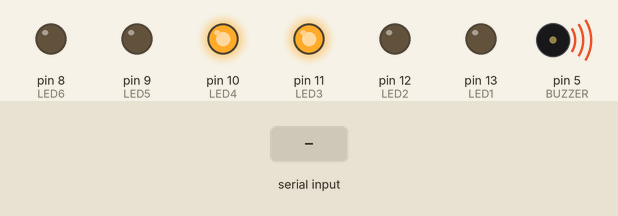
This sketch was run on a simulated Arduino Uno, built with avr-gcc and run on an emulated ATmega328P. On the bench: output pins drawn as LEDs (lit = HIGH), buzzer (waves = sounding). Dashed ring = blinking. The test bench sets the inputs (shaded band).

Above: at 1.2 s.
1.3 s: "2\n" received over Serial
At 1.9 s:
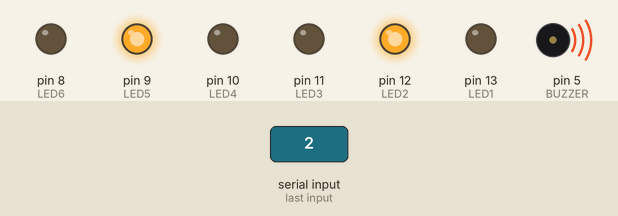
4.3 s: byte 20 (20) received over Serial
At 4.67 s:
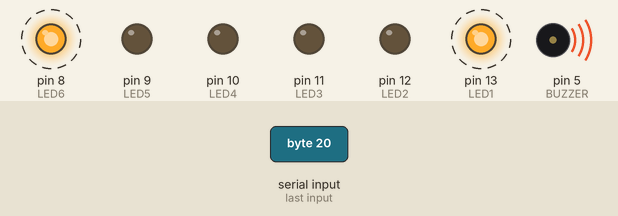
7.3 s: byte 30 (30) received over Serial
At 9.2 s:
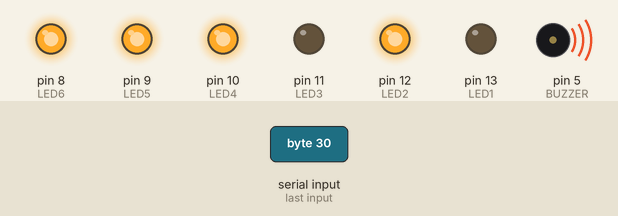
10.3 s: byte 40 (40) received over Serial
13.3 s: byte 60 (60) received over Serial
At 14.45 s:
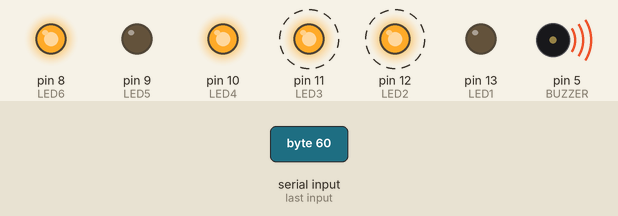
16.3 s: "1\n" received over Serial
Timing chart, 0 to 20.3 s (numbered marks = the images above; inputs shaded):
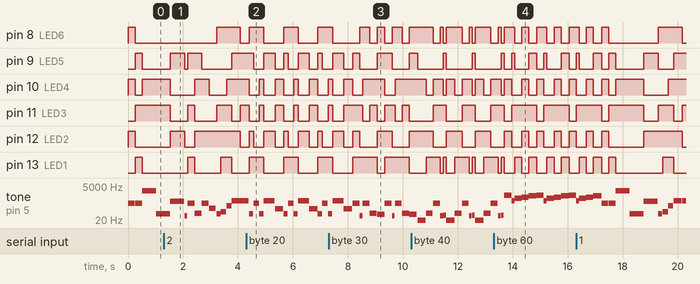

Measured:
- after the input at 13.3 s, pin 12 (LED2): alternates HIGH for 0.26 s and LOW for 0.33 s, starting after 0.65 s
- by itself, pin 12 (LED2): alternates HIGH for 0.57 s and LOW for 0.48 s
- by itself, tone on pin 5 (BUZZER): plays 440 Hz for 0.11 s, 659 Hz for 0.26 s, 830 Hz for 0.26 s, 1046 Hz for 0.30 s, 293 Hz for 0.25 s, 293 Hz for 0.25 s … (14 notes in this stretch)

The sketch:

Final_WIP2.ino
```cpp
const int LED1 = 13;
const int LED2 = 12;
const int LED3 = 11;
const int LED4 = 10;
const int LED5 = 9;
const int LED6 = 8;
const int BUZZER = 5; //buzzer to arduino pin 5
int val = 0; //tracks incoming value from Serial port
int frequency=0; //tracks value to send to piezo
volatile int State;

void setup() {
  pinMode(BUZZER, OUTPUT);
  pinMode(LED1, OUTPUT);
  pinMode(LED2, OUTPUT);
  pinMode(LED3, OUTPUT);
  pinMode(LED4, OUTPUT);
  pinMode(LED5, OUTPUT);
  pinMode(LED6, OUTPUT);
  Serial.begin (9600); //start serial communication at 9600 baud
  pinMode(2, INPUT);
}

void loop() {
  if (Serial.available()) { // If data is available to read
    val = Serial.read(); // read it and store it in val
    delay (10);
  }
    frequency = map (val, 0, 255, 100, 1500);
    //StateReader - Changes the state depending on the value
    if(val == 10){State = 0;}
    else if(val == 20) {State = 1;}
    else if(val == 30) {State = 2;}
    else if(val == 40) {State = 3;}
    else if(val == 50) {State = 4;}
    else if(val == 60) {State = 5;}
    else if(val <= 79) {State = 6;}
    else if(val <= 119){State = 7;}
    else if(val <= 149){State = 8;}
    else if(val <= 179){State = 9;}
    else if(val <= 200){State = 10;}

    //Piezo and LED changes depending on the states
    if(State == 0){
      digitalWrite(LED1, LOW);
      digitalWrite(LED2, HIGH);
      digitalWrite(LED3, HIGH);
      digitalWrite(LED4, LOW);
      digitalWrite(LED5, LOW);
      digitalWrite(LED6, HIGH);
      tone(BUZZER, 55.00, 150);
      delay(160);
      digitalWrite(LED1, HIGH);
      digitalWrite(LED2, HIGH);
      digitalWrite(LED3, HIGH);
      digitalWrite(LED4, LOW);
      digitalWrite(LED5, LOW);
      digitalWrite(LED6, HIGH);
      tone(BUZZER, 77.78, 200);
      delay(210);
      digitalWrite(LED1, HIGH);
      digitalWrite(LED2, HIGH);
      digitalWrite(LED3, HIGH);
      digitalWrite(LED4, HIGH);
      digitalWrite(LED5, LOW);
      digitalWrite(LED6, HIGH);
      tone(BUZZER, 207.65, 180);
      delay(190);
      digitalWrite(LED1, LOW);
      digitalWrite(LED2, HIGH);
      digitalWrite(LED3, LOW);
      digitalWrite(LED4, HIGH);
      digitalWrite(LED5, HIGH);
      digitalWrite(LED6, HIGH);
      tone(BUZZER, 440.00, 300);
      delay(310);
      digitalWrite(LED1, LOW);
      digitalWrite(LED2, LOW);
      digitalWrite(LED3, HIGH);
      digitalWrite(LED4, HIGH);
      digitalWrite(LED5, HIGH);
      digitalWrite(LED6, LOW);
      tone(BUZZER, 440.00, 300);
      delay(310);
    }
    else if(State == 1){
      digitalWrite(LED1, HIGH);
      digitalWrite(LED2, HIGH);
      digitalWrite(LED3, LOW);
      digitalWrite(LED4, LOW);
      digitalWrite(LED5, HIGH);
      digitalWrite(LED6, HIGH);
      tone(BUZZER, 55.00, 150);
      delay(160);
      digitalWrite(LED1, HIGH);
      digitalWrite(LED2, LOW);
      digitalWrite(LED3, LOW);
      digitalWrite(LED4, LOW);
      digitalWrite(LED5, LOW);
      digitalWrite(LED6, HIGH);
      tone(BUZZER, 293.665, 200);
      delay(210);
      digitalWrite(LED1, HIGH);
      digitalWrite(LED2, LOW);
      digitalWrite(LED3, HIGH);
      digitalWrite(LED4, HIGH);
      digitalWrite(LED5, LOW);
      digitalWrite(LED6, HIGH);
      tone(BUZZER, 55.00, 150);
      delay(160);
      digitalWrite(LED1, LOW);
      digitalWrite(LED2, HIGH);
      digitalWrite(LED3, LOW);
      digitalWrite(LED4, LOW);
      digitalWrite(LED5, HIGH);
      digitalWrite(LED6, LOW);
      tone(BUZZER, 440.00, 400);
      delay(410);
      digitalWrite(LED1, LOW);
      digitalWrite(LED2, LOW);
      digitalWrite(LED3, HIGH);
      digitalWrite(LED4, HIGH);
      digitalWrite(LED5, LOW);
      digitalWrite(LED6, LOW);
      tone(BUZZER, 123.47, 300);
      delay(310);
    }
    if(State == 2){
      digitalWrite(LED1, HIGH);
      digitalWrite(LED2, HIGH);
      digitalWrite(LED3, HIGH);
      digitalWrite(LED4, LOW);
      digitalWrite(LED5, HIGH);
      digitalWrite(LED6, LOW);
      tone(BUZZER, 293.665, 250);
      delay(260);
      digitalWrite(LED1, HIGH);
      digitalWrite(LED2, LOW);
      digitalWrite(LED3, HIGH);
      digitalWrite(LED4, LOW);
      digitalWrite(LED5, LOW);
      digitalWrite(LED6, HIGH);
      tone(BUZZER, 41.20, 100);
      delay(110);
      digitalWrite(LED1, HIGH);
      digitalWrite(LED2, LOW);
      digitalWrite(LED3, LOW);
      digitalWrite(LED4, HIGH);
      digitalWrite(LED5, LOW);
      digitalWrite(LED6, HIGH);
      tone(BUZZER, 293.665, 250);
      delay(260);
      digitalWrite(LED1, HIGH);
      digitalWrite(LED2, LOW);
      digitalWrite(LED3, HIGH);
      digitalWrite(LED4, HIGH);
      digitalWrite(LED5, LOW);
      digitalWrite(LED6, LOW);
      tone(BUZZER, 61.74, 250);
      delay(260);
      digitalWrite(LED1, LOW);
      digitalWrite(LED2, HIGH);
      digitalWrite(LED3, LOW);
      digitalWrite(LED4, HIGH);
      digitalWrite(LED5, HIGH);
      digitalWrite(LED6, HIGH);
      tone(BUZZER, 49.00, 275);
      delay(285);

    }
    if(State == 3){
      digitalWrite(LED1, LOW);
      digitalWrite(LED2, HIGH);
      digitalWrite(LED3, LOW);
      digitalWrite(LED4, HIGH);
      digitalWrite(LED5, LOW);
      digitalWrite(LED6, HIGH);
      tone(BUZZER, 19.45, 300);
      delay(310);
      digitalWrite(LED1, HIGH);
      digitalWrite(LED2, HIGH);
      digitalWrite(LED3, LOW);
      digitalWrite(LED4, LOW);
      digitalWrite(LED5, LOW);
      digitalWrite(LED6, HIGH);
      tone(BUZZER, 61.74, 250);
      delay(260);
      digitalWrite(LED1, HIGH);
      digitalWrite(LED2, LOW);
      digitalWrite(LED3, HIGH);
      digitalWrite(LED4, HIGH);
      digitalWrite(LED5, LOW);
      digitalWrite(LED6, LOW);
      tone(BUZZER, 293.665, 250);
      delay(260);
      digitalWrite(LED1, LOW);
      digitalWrite(LED2, LOW);
      digitalWrite(LED3, HIGH);
      digitalWrite(LED4, HIGH);
      digitalWrite(LED5, LOW);
      digitalWrite(LED6, HIGH);
      tone(BUZZER, 41.20, 100);
      delay(110);
      digitalWrite(LED1, HIGH);
      digitalWrite(LED2, LOW);
      digitalWrite(LED3, HIGH);
      digitalWrite(LED4, LOW);
      digitalWrite(LED5, HIGH);
      digitalWrite(LED6, LOW);
      tone(BUZZER, 43.65, 100);
      delay(110);

    }
    if(State == 4){
      digitalWrite(LED1, LOW);
      digitalWrite(LED2, LOW);
      digitalWrite(LED3, LOW);
      digitalWrite(LED4, LOW);
      digitalWrite(LED5, LOW);
      digitalWrite(LED6, LOW);
      tone(BUZZER, 41.20, 100);
      delay(110);
      digitalWrite(LED1, HIGH);
      digitalWrite(LED2, LOW);
      digitalWrite(LED3, HIGH);
      digitalWrite(LED4, LOW);
      digitalWrite(LED5, HIGH);
      digitalWrite(LED6, LOW);
      tone(BUZZER, 293.665, 250);
      delay(260);
      digitalWrite(LED1, LOW);
      digitalWrite(LED2, HIGH);
      digitalWrite(LED3, LOW);
      digitalWrite(LED4, HIGH);
      digitalWrite(LED5, HIGH);
      digitalWrite(LED6, LOW);
      tone(BUZZER, 61.74, 250);
      delay(260);
      digitalWrite(LED1, LOW);
      digitalWrite(LED2, HIGH);
      digitalWrite(LED3, LOW);
      digitalWrite(LED4, HIGH);
      digitalWrite(LED5, LOW);
      digitalWrite(LED6, LOW);
      tone(BUZZER, 293.665, 250);
      delay(260);
      digitalWrite(LED1, LOW);
      digitalWrite(LED2, HIGH);
      digitalWrite(LED3, LOW);
      digitalWrite(LED4, LOW);
      digitalWrite(LED5, LOW);
      digitalWrite(LED6, LOW);
      tone(BUZZER, 130.81, 250);
      delay(260);

    }
    if(State == 5){
      digitalWrite(LED1, LOW);
      digitalWrite(LED2, HIGH);
      digitalWrite(LED3, LOW);
      digitalWrite(LED4, HIGH);
      digitalWrite(LED5, LOW);
      digitalWrite(LED6, HIGH);
      tone(BUZZER, 1108.73, 500);
      delay(260);
      digitalWrite(LED1, LOW);
      digitalWrite(LED2, LOW);
      digitalWrite(LED3, HIGH);
      digitalWrite(LED4, LOW);
      digitalWrite(LED5, HIGH);
      digitalWrite(LED6, HIGH);
      tone(BUZZER, 440.00, 250);
      delay(110);
      digitalWrite(LED1, HIGH);
      digitalWrite(LED2, LOW);
      digitalWrite(LED3, HIGH);
      digitalWrite(LED4, LOW);
      digitalWrite(LED5, LOW);
      digitalWrite(LED6, LOW);
      tone(BUZZER, 659.25, 300);
      delay(260);
      digitalWrite(LED1, LOW);
      digitalWrite(LED2, HIGH);
      digitalWrite(LED3, HIGH);
      digitalWrite(LED4, HIGH);
      digitalWrite(LED5, LOW);
      digitalWrite(LED6, HIGH);
      tone(BUZZER, 830.61, 275);
      delay(260);
      digitalWrite(LED1, HIGH);
      digitalWrite(LED2, LOW);
      digitalWrite(LED3, HIGH);
      digitalWrite(LED4, LOW);
      digitalWrite(LED5, HIGH);
      digitalWrite(LED6, LOW);
      tone(BUZZER, 1046.50, 325);
      delay(285);

    }
    if(State == 6){
      digitalWrite(LED1, LOW);
      digitalWrite(LED2, HIGH);
      digitalWrite(LED3, LOW);
      digitalWrite(LED4, HIGH);
      digitalWrite(LED5, LOW);
      digitalWrite(LED6, HIGH);
      tone(BUZZER, 293.665, 250);//d
      delay(260);
      digitalWrite(LED1, HIGH);
      digitalWrite(LED2, LOW);
      digitalWrite(LED3, HIGH);
      digitalWrite(LED4, LOW);
      digitalWrite(LED5, HIGH);
      digitalWrite(LED6, LOW);
      tone(BUZZER, 293.665, 250);
      delay(260);
      digitalWrite(LED1, LOW);
      digitalWrite(LED2, LOW);
      digitalWrite(LED3, HIGH);
      digitalWrite(LED4, HIGH);
      digitalWrite(LED5, LOW);
      digitalWrite(LED6, LOW);
      tone(BUZZER, 2349.32, 500);//d7
      delay(510);
      digitalWrite(LED1, LOW);
      digitalWrite(LED2, LOW);
      digitalWrite(LED3, HIGH);
      digitalWrite(LED4, HIGH);
      digitalWrite(LED5, LOW);
      digitalWrite(LED6, LOW);
      tone(BUZZER, 55.00 , 500);//a
      delay(510);
      digitalWrite(LED1, LOW);
      digitalWrite(LED2, HIGH);
      digitalWrite(LED3, LOW);
      digitalWrite(LED4, LOW);
      digitalWrite(LED5, HIGH);
      digitalWrite(LED6, LOW);
      tone(BUZZER, 415.305 , 500);//g#
      delay(510);

    }
    if(State == 7){
      digitalWrite(LED1, LOW);
      digitalWrite(LED2, LOW);
      digitalWrite(LED3, HIGH);
      digitalWrite(LED4, HIGH);
      digitalWrite(LED5, LOW);
      digitalWrite(LED6, LOW);
      tone(BUZZER, 415.305 , 500);//g
      delay(510);
      digitalWrite(LED1, HIGH);
      digitalWrite(LED2, LOW);
      digitalWrite(LED3, HIGH);
      digitalWrite(LED4, HIGH);
      digitalWrite(LED5, HIGH);
      digitalWrite(LED6, LOW);
      tone(BUZZER, 43.65 , 500);//f
      delay(510);
      digitalWrite(LED1, HIGH);
      digitalWrite(LED2, HIGH);
      digitalWrite(LED3, LOW);
      digitalWrite(LED4, HIGH);
      digitalWrite(LED5, HIGH);
      digitalWrite(LED6, LOW);
      tone(BUZZER, 293.665, 250);
      delay(260);
      digitalWrite(LED1, HIGH);
      digitalWrite(LED2, LOW);
      digitalWrite(LED3, HIGH);
      digitalWrite(LED4, LOW);
      digitalWrite(LED5, HIGH);
      digitalWrite(LED6, HIGH);
      tone(BUZZER, 43.65 , 250);
      delay(260);
      digitalWrite(LED1, HIGH);
      digitalWrite(LED2, HIGH);
      digitalWrite(LED3, LOW);
      digitalWrite(LED4, HIGH);
      digitalWrite(LED5, LOW);
      digitalWrite(LED6, LOW);
      tone(BUZZER, 415.305 , 250);
      delay(260);

    }
    if(State == 8){
      digitalWrite(LED1, LOW);
      digitalWrite(LED2, LOW);
      digitalWrite(LED3, HIGH);
      digitalWrite(LED4, HIGH);
      digitalWrite(LED5, HIGH);
      digitalWrite(LED6, LOW);
      tone(BUZZER, 261.63 , 250);
      delay(260);
      digitalWrite(LED1, LOW);
      digitalWrite(LED2, HIGH);
      digitalWrite(LED3, HIGH);
      digitalWrite(LED4, LOW);
      digitalWrite(LED5, HIGH);
      digitalWrite(LED6, LOW);
      tone(BUZZER, 261.63 , 250);
      delay(260);
      digitalWrite(LED1, LOW);
      digitalWrite(LED2, HIGH);
      digitalWrite(LED3, HIGH);
      digitalWrite(LED4, HIGH);
      digitalWrite(LED5, LOW);
      digitalWrite(LED6, LOW);
      tone(BUZZER, 2349.32, 500);
      delay(260);
      digitalWrite(LED1, LOW);
      digitalWrite(LED2, HIGH);
      digitalWrite(LED3, LOW);
      digitalWrite(LED4, HIGH);
      digitalWrite(LED5, LOW);
      digitalWrite(LED6, HIGH);
      tone(BUZZER, 55.00 , 500);
      delay(510);
      digitalWrite(LED1, LOW);
      digitalWrite(LED2, LOW);
      digitalWrite(LED3, HIGH);
      digitalWrite(LED4, HIGH);
      digitalWrite(LED5, LOW);
      digitalWrite(LED6, HIGH);
      tone(BUZZER, 415.305 , 500);//g#
      delay(510);

    }
    if(State == 9){
      digitalWrite(LED1, LOW);
      digitalWrite(LED2, HIGH);
      digitalWrite(LED3, HIGH);
      digitalWrite(LED4, HIGH);
      digitalWrite(LED5, HIGH);
      digitalWrite(LED6, LOW);
      tone(BUZZER, 415.305 , 500);//g
      delay(510);
      digitalWrite(LED1, HIGH);
      digitalWrite(LED2, HIGH);
      digitalWrite(LED3, LOW);
      digitalWrite(LED4, LOW);
      digitalWrite(LED5, HIGH);
      digitalWrite(LED6, HIGH);
      tone(BUZZER, 43.65 , 500);//f
      delay(260);
      digitalWrite(LED1, HIGH);
      digitalWrite(LED2, HIGH);
      digitalWrite(LED3, HIGH);
      digitalWrite(LED4, HIGH);
      digitalWrite(LED5, HIGH);
      digitalWrite(LED6, HIGH);
      tone(BUZZER, 293.665, 250);
      delay(260);
      digitalWrite(LED1, LOW);
      digitalWrite(LED2, LOW);
      digitalWrite(LED3, HIGH);
      digitalWrite(LED4, HIGH);
      digitalWrite(LED5, LOW);
      digitalWrite(LED6, HIGH);
      tone(BUZZER, 43.65 , 250);
      delay(260);
      digitalWrite(LED1, HIGH);
      digitalWrite(LED2, LOW);
      digitalWrite(LED3, LOW);
      digitalWrite(LED4, HIGH);
      digitalWrite(LED5, LOW);
      digitalWrite(LED6, HIGH);
      tone(BUZZER, 415.305 , 250);
      delay(260);

    }
    if(State == 10){
      digitalWrite(LED1, LOW);
      digitalWrite(LED2, HIGH);
      digitalWrite(LED3, LOW);
      digitalWrite(LED4, HIGH);
      digitalWrite(LED5, LOW);
      digitalWrite(LED6, HIGH);
      tone(BUZZER, 61.74 , 250);
      delay(260);
      digitalWrite(LED1, HIGH);
      digitalWrite(LED2, LOW);
      digitalWrite(LED3, HIGH);
      digitalWrite(LED4, LOW);
      digitalWrite(LED5, HIGH);
      digitalWrite(LED6, LOW);
      tone(BUZZER, 61.74 , 250);
      delay(260);
      digitalWrite(LED1, LOW);
      digitalWrite(LED2, LOW);
      digitalWrite(LED3, HIGH);
      digitalWrite(LED4, HIGH);
      digitalWrite(LED5, LOW);
      digitalWrite(LED6, LOW);
      tone(BUZZER, 2349.32, 500);
      delay(260);
      digitalWrite(LED1, HIGH);
      digitalWrite(LED2, LOW);
      digitalWrite(LED3, HIGH);
      digitalWrite(LED4, HIGH);
      digitalWrite(LED5, LOW);
      digitalWrite(LED6, HIGH);
      tone(BUZZER, 55.00 , 500);
      delay(260);
      digitalWrite(LED1, LOW);
      digitalWrite(LED2, LOW);
      digitalWrite(LED3, HIGH);
      digitalWrite(LED4, HIGH);
      digitalWrite(LED5, LOW);
      digitalWrite(LED6, LOW);
      tone(BUZZER, 415.305, 500);
      delay(510);

    }
}

void mousePressed()
{//Whenever the mouse is pressed, it changes the state
  if(val == 10){State == 0;}
  else if(val == 20){State == 1;}
  else if(val == 30){State == 2;}
  else if(val == 40){State == 3;}
  else if(val == 50){State == 4;}
  else if(val == 60){State == 5;}
  else if(val <= 79){State == 6;}
  else if(val <= 119){State = 7;}
  else if(val <= 149){State = 8;}
  else if(val <= 179){State = 9;}
  else if(val <= 200){State = 10;}
}
```
